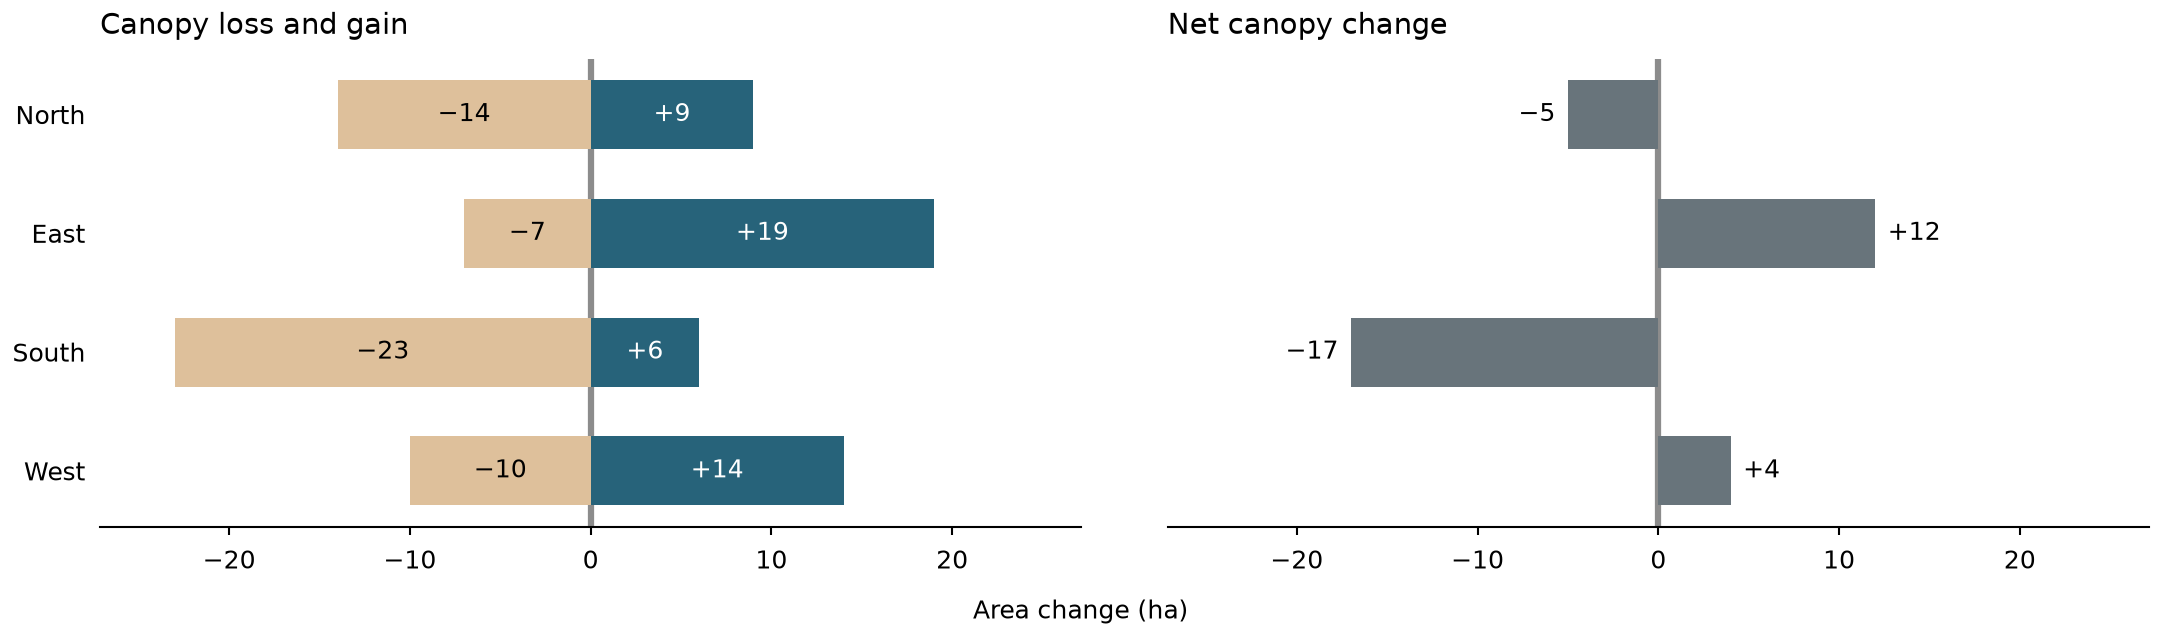

Reproduce this figure in Python.
"""Label gains and losses inside diverging bars and net changes at their tips.

Synthetic changes in tree canopy area; writes snippet.png next to this file.
"""

import os
from pathlib import Path

import matplotlib.pyplot as plt
import numpy as np

MM = 1 / 25.4
STYLE_DIR = Path(__file__).resolve().parent / "../../../styles"

DISTRICTS = ("North", "East", "South", "West")
LOSS = np.array([-14, -7, -23, -10])
GAIN = np.array([9, 19, 6, 14])


def signed_labels(values):
    """Use a typographic minus and an explicit plus for positive changes."""
    return [f"{value:+d}".replace("-", "−") for value in values]


def gross_changes(ax):
    for values, fill, ink in ((LOSS, "#dec09b", "black"), (GAIN, "#27637a", "white")):
        bars = ax.barh(DISTRICTS, values, color=fill, height=0.58)
        ax.bar_label(bars, labels=signed_labels(values), label_type="center",
                     color=ink)
    ax.set_title("Canopy loss and gain", loc="left")


def net_changes(ax):
    net = LOSS + GAIN
    bars = ax.barh(DISTRICTS, net, color="#68747b", height=0.58)
    ax.bar_label(bars, labels=signed_labels(net), padding=3)
    ax.set_title("Net canopy change", loc="left")


def main():
    default = STYLE_DIR / "default.mplstyle"
    sheets = [default] if default.is_file() else []
    if selected := os.environ.get("CEDALION_STYLE"):
        sheet = Path(selected).expanduser()
        sheets.append(sheet if sheet.is_file() else STYLE_DIR / (selected.removesuffix(".mplstyle") + ".mplstyle"))
    width_mm = float(os.environ.get("CEDALION_WIDTH_MM", 183))
    with plt.style.context(sheets):
        fig, axes = plt.subplots(1, 2, sharex=True, sharey=True,
                                 figsize=(width_mm * MM, 54 * MM), layout="constrained")
        gross_changes(axes[0])
        net_changes(axes[1])
        axes[0].invert_yaxis()
        limit = 1.18 * max(abs(LOSS.min()), GAIN.max())
        axes[0].set_xlim(-limit, limit)
        fig.get_layout_engine().set(wspace=0.08)
        for ax in axes:
            ax.tick_params(axis="y", length=0)
            ax.spines["left"].set_visible(False)
            ax.axvline(0, color="0.55", zorder=0)
        fig.supxlabel("Area change (ha)", fontsize="medium")
        fig.savefig(os.environ.get("CEDALION_SNIPPET_PNG", Path(__file__).with_name("snippet.png")), dpi=300)
        plt.close(fig)


if __name__ == "__main__":
    main()
